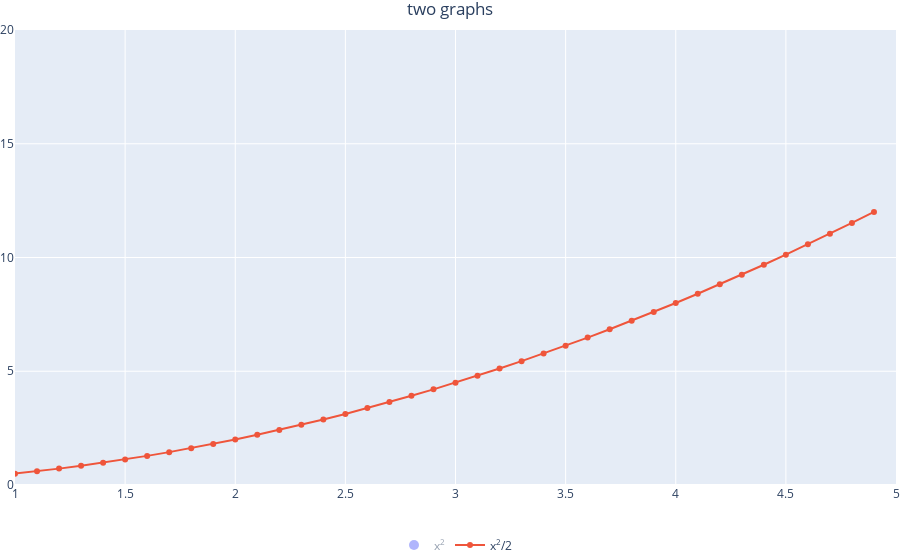

The notebook cell this image was saved under:
### Markdown cell above
## Гибкое изменение точек с помощью marker

### Code cell
x = np.arange(0, 5, 0.1)
def f(x):
    return x**2
x = np.arange(0, 5, 0.1)
y = f(x)

fig = go.Figure()

# параметр mode объекта Scatter задает вид графиков
fig.add_trace(
    go.Scatter(
        x=x, 
        y=y, 
        mode='markers', 
        name='x<sup>2</sup>',
        marker=dict(size=10),
        visible='legendonly'
    )
)
fig.add_trace(go.Scatter(x=x, y=y/2,mode='lines+markers', name='x<sup>2</sup>/2'))
# margin меняет отступы
# c title начинаются параметры заголовка
# hovermode - как ведет себя график при наведении
fig.update_layout(
    legend_orientation='h', 
    margin= dict(l=0,r=0,t=30,b=0),
    legend = dict(x=0.5,xanchor="center"),
    title="two graphs", 
    title_x=0.5,
    hovermode='x unified'
)
# метод update_traces для изменения того, что находится на графике
fig.update_traces(
    hoverinfo='all',
    hovertemplate='Аргумент: %{x}<br>Функция: %{y}',
)
# ограничить оси x,y
fig.update_yaxes(range=[0, 20])
fig.update_xaxes(range=[1, 5])
fig.show()

### Figure 1 — Plotly figure (JSON) as saved in the notebook; plotly's stock layout.template omitted (floating-point values rounded to 4 significant figures)
{"data": [{"hoverinfo": "all", "hovertemplate": "Аргумент: %{x}<br>Функция: %{y}", "marker": {"size": 10}, "mode": "markers", "name": "x<sup>2</sup>", "type": "scatter", "visible": "legendonly", "x": [0, 0.1, 0.2, 0.3, 0.4, 0.5, 0.6, 0.7, 0.8, 0.9, 1, 1.1, 1.2, 1.3, 1.4, 1.5, 1.6, 1.7, 1.8, 1.9, 2, 2.1, 2.2, 2.3, 2.4, 2.5, 2.6, 2.7, 2.8, 2.9, 3, 3.1, 3.2, 3.3, 3.4, 3.5, 3.6, 3.7, 3.8, 3.9, 4, 4.1, 4.2, 4.3, 4.4, 4.5, 4.6, 4.7, 4.8, 4.9], "y": [0, 0.01, 0.04, 0.09, 0.16, 0.25, 0.36, 0.49, 0.64, 0.81, 1, 1.21, 1.44, 1.69, 1.96, 2.25, 2.56, 2.89, 3.24, 3.61, 4, 4.41, 4.84, 5.29, 5.76, 6.25, 6.76, 7.29, 7.84, 8.41, 9, 9.61, 10.24, 10.89, 11.56, 12.25, 12.96, 13.69, 14.44, 15.21, 16, 16.81, 17.64, 18.49, 19.36, 20.25, 21.16, 22.09, 23.04, 24.01]}, {"hoverinfo": "all", "hovertemplate": "Аргумент: %{x}<br>Функция: %{y}", "mode": "lines+markers", "name": "x<sup>2</sup>/2", "type": "scatter", "x": [0, 0.1, 0.2, 0.3, 0.4, 0.5, 0.6, 0.7, 0.8, 0.9, 1, 1.1, 1.2, 1.3, 1.4, 1.5, 1.6, 1.7, 1.8, 1.9, 2, 2.1, 2.2, 2.3, 2.4, 2.5, 2.6, 2.7, 2.8, 2.9, 3, 3.1, 3.2, 3.3, 3.4, 3.5, 3.6, 3.7, 3.8, 3.9, 4, 4.1, 4.2, 4.3, 4.4, 4.5, 4.6, 4.7, 4.8, 4.9], "y": [0, 0.005, 0.02, 0.045, 0.08, 0.125, 0.18, 0.245, 0.32, 0.405, 0.5, 0.605, 0.72, 0.845, 0.98, 1.125, 1.28, 1.445, 1.62, 1.805, 2, 2.205, 2.42, 2.645, 2.88, 3.125, 3.38, 3.645, 3.92, 4.205, 4.5, 4.805, 5.12, 5.445, 5.78, 6.125, 6.48, 6.845, 7.22, 7.605, 8, 8.405, 8.82, 9.245, 9.68, 10.12, 10.58, 11.05, 11.52, 12.01]}], "layout": {"hovermode": "x unified", "legend": {"orientation": "h", "x": 0.5, "xanchor": "center"}, "margin": {"b": 0, "l": 0, "r": 0, "t": 30}, "title": {"text": "two graphs", "x": 0.5}, "xaxis": {"range": [1, 5]}, "yaxis": {"range": [0, 20]}}}
